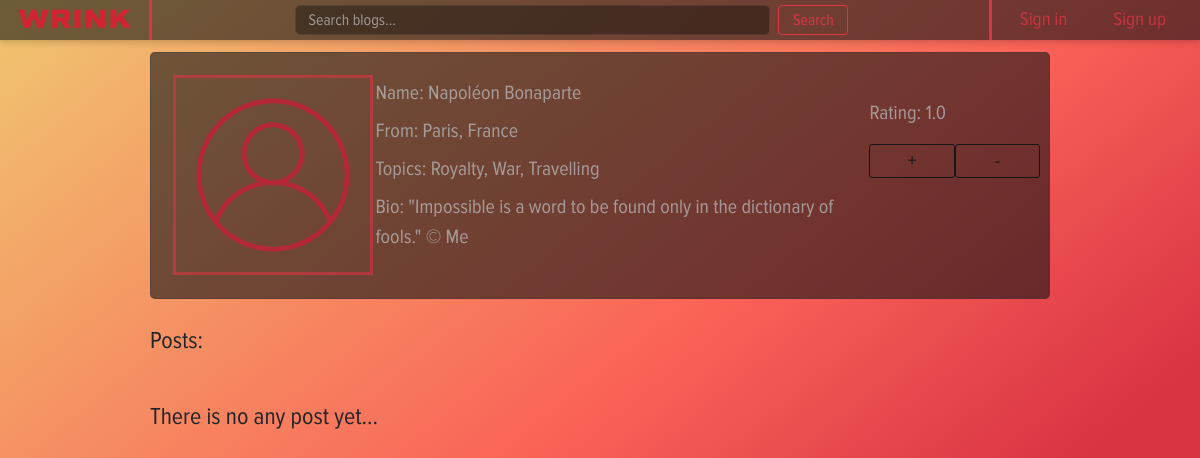
The page /profile/1 on the database as committed earlier.
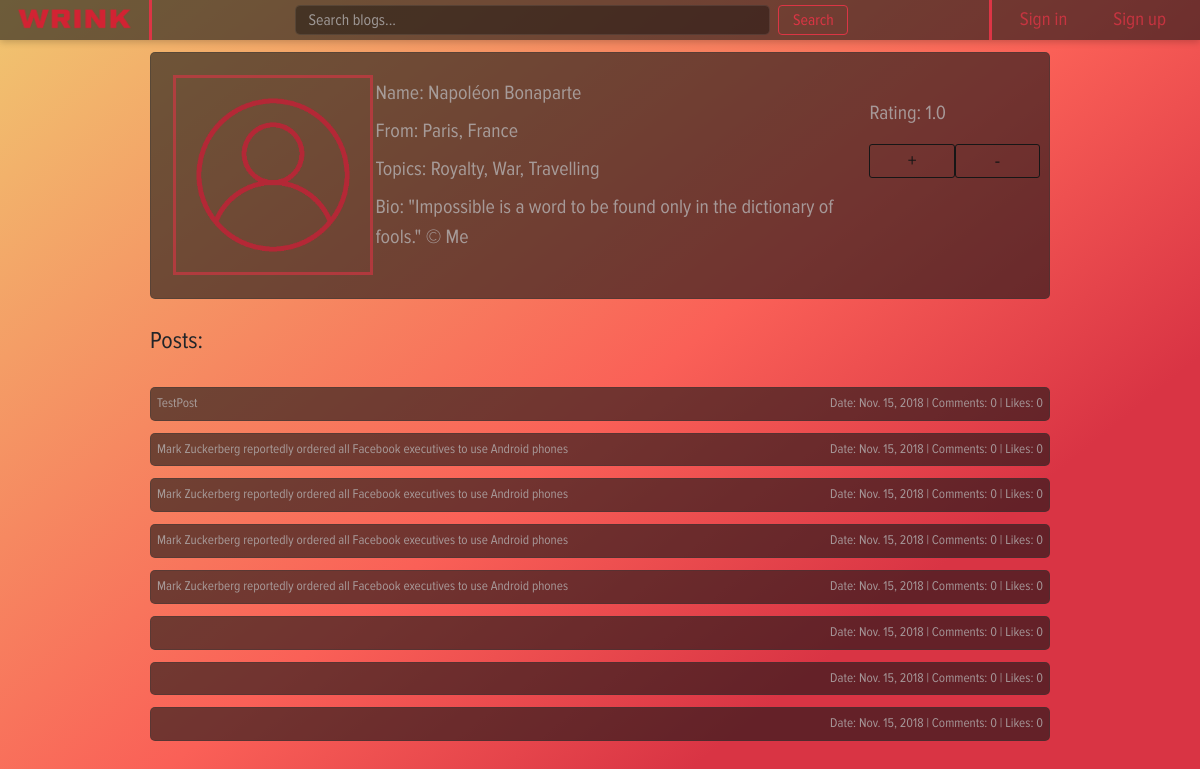
The same page on the database as committed later.
### user_profile/models.py (models this page shows, shortened)
class Profile(models.Model):
    user = models.OneToOneField(User, on_delete=models.CASCADE)
    location = models.CharField(max_length=50, blank=True)
    topics = models.CharField(max_length=50, blank=True)
    bio = models.CharField(max_length=300, blank=True)
    voters = models.ManyToManyField('self')
    likes = models.IntegerField(default=0, blank=True)

### post/models.py (models this page shows)
class Post(models.Model):
    title = models.CharField(max_length=100, blank=True)
    body = FroalaField(theme='dark')
    date = models.DateField(blank=True)
    author = models.ForeignKey(User, on_delete=models.CASCADE)
    voters = models.ManyToManyField(Profile)
    likes = models.IntegerField(default=0, blank=True)
    def get_absolute_url(self):
        return reverse_lazy('post_page', kwargs={'post_id': self.id})

### user_profile/views.py (the view, shortened to what this page needs)
# urls.py: re_path(r'^(?P<profile_id>\d+)$', views.profile_page, name='profile_page'),
def profile_page(request, profile_id):
    context = authenticated(request)
    if request.method == 'POST' and 'save' in request.POST:
        user_profile = request.user
        user_form = UserForm(request.POST, instance=request.user)
        profile_form = ProfileForm(request.POST, instance=request.user.profile)
        if user_form.is_valid() and profile_form.is_valid():
            user_form.save()
            profile_form.save()
            messages.success(request, 'Your profile was successfully updated!')
        else:
            messages.error(request, 'Please correct the error below.')
    else:
        try:
            profile = Profile.objects.get(pk=profile_id)
            user_profile = profile.user
            context['posts'] = Post.objects.filter(author=user_profile)
        except ObjectDoesNotExist:
            return render(request, 'home/home_page.html', context)
    context['user_profile'] = user_profile
    context['rating'] = count_rating(user_profile)
    return render(request, 'profile/profile_page.html', context)

### home/views.py (called while the page is built)
def check_authentication(request):
    context = dict()
    context['authenticated'] = request.user.is_authenticated
    if context['authenticated']:
        context['user'] = request.user
    return context

### user_profile/views.py (called while the page is built)
def count_rating(user):
    try:
        rating = user.profile.likes / user.profile.voters.count()
    except ZeroDivisionError:
        rating = 1.0
    return rating

### user_profile/templates/profile/profile_page.html (shortened to what this page needs)
{% extends "wrapper.html" %}
{% block style %}
    <link rel="stylesheet" href="/static/css/profile_style.css">
{% endblock %}
{% block content %}
    <div class="row">
        <div class="column" style="width: 25%;">
            <img src="/static/images/account.png" id="photo" alt="photo">
        </div>
        <div class="column">
            <div style="margin-top: 5%;">
                <label class="label">Name: {{ user_profile.first_name }}</label>
            </div>
            <div>
                <label class="label">From: {{ user_profile.profile.location }}</label>
            </div>
            <div>
                <label class="label">Topics: {{ user_profile.profile.topics }}</label>
            </div>
            <div>
                <label class="label">Bio: {{ user_profile.profile.bio }}</label>
            </div>
        </div>
        <div class="column" style="width: 20%;">
            <div style="margin-top: 25%;">
                <label class="label">Rating: {{ rating }}</label>
                <div style="margin-right: 5%;">
                    <form action="" method="post">{% csrf_token %}
                        <button type="submit" class="postButton" name="plus">+</button>
                    </form>
                    <form action="" method="post">{% csrf_token %}
                        <button type="submit" class="minusButton" name="minus">-</button>
                    </form>
                </div>
            </div>
        </div>
    </div>
    <div class="row" id="breaker">
        <p>
            Posts:
        </p>
    </div>
    {% if posts %}
        {% for post in posts %}
            <div class="row" id="postLine">
                <a href="{{ post.get_absolute_url }}" id="post">{{ post.title }}</a>
                <span class="info">
                    <span class="infoElement">Date: {{ post.date }}</span> |
                    <span class="infoElement">Comments: {{ post.likes }}</span> |
                    <span class="infoElement">Likes: {{ post.likes }}</span>
                </span>
            </div>
        {% endfor %}
    {% else %}
        <div class="row" id="breaker">
            <p>
                There is no any post yet...
            </p>
        </div>
    {% endif %}
{% endblock %}

### templates/wrapper.html (shortened to what this page needs)
<!DOCTYPE html>
<html>
<head>
  <link rel="stylesheet" href="/static/css/bootstrap.min.css" type="text/css">
  <link rel="stylesheet" href="/static/css/base_style.css">
    {% block style %} {% endblock %}
</head>
<body>
  <nav class="navbar navbar-expand-lg sticky-top">
    <a href="/" class="navbar-brand">
      <img src="/static/images/label.png" width="120" height="50" alt="logo">
    </a>
    <div class="collapse navbar-collapse" id="navbarToggler">
      <div class="vl"></div>
      <form class="form-inline my-2 my-lg-0">
        <input type="text" class="form-control mr-lg-2 input-lg" id="menuInput" placeholder="Search blogs..." aria-label="Search">
        <button class="btn btn-outline-danger my-2 my-sm-0" style="width:70px; height: 30px; padding: 0em;">Search</button>
      </form>
      <div class="vl"></div>
      <div class="text-right">
        <ul class="navbar-nav mr-auto float-right">
            {% if authenticated %}
                <li class="nav-item">
                    <a href="{{ user.profile.get_absolute_url }}" class="nav-link">
                        <img src="/static/images/account.png" width="27" height="27" alt="account">
                        {{user.username}}
                    </a>
                </li>
                <li class="nav-item">
                     <a href="/write" class="nav-link">Write</a>
                </li>
                <li class="nav-item">
                    <a href="/settings" class="nav-link">Settings</a>
                </li>
                <li class="nav-item">
                    <a href="/sign-out" class="nav-link">Sign out</a>
                </li>
            {% else %}
                <li class="nav-item">
                    <a href="/sign-in" class="nav-link">Sign in</a>
                </li>
                <li class="nav-item">
                    <a href="/sign-up" class="nav-link">Sign up</a>
                </li>
            {% endif %}
        </ul>
      </div>
    </div>
  </nav>
  {% block content %}
  {% endblock %}
</body>
</html>

### home/static/css/base_style.css (style rules this page uses)
body { background: linear-gradient(141deg, #f0c670 0%, #fa6057 51%, #d93444 75%) fixed; font-family: proximanova; font-size: 19px; }
.vl { border-left: 3px solid #dc3545; height: 40px; top: 0; margin-left: -3px; }
.navbar { height: 40px; box-shadow: 0 2px 7px 0 rgba(0, 0, 0, 0.2); background-color: rgba(22, 22, 22, 0.6); }
.navbar-nav > li { padding-left:20px; padding-right:10px; }
.nav-link { color: rgba(220, 53, 69, 0.8); }
#menuInput { width: 475px; height: 30px; background-color: rgba(10, 10,10, 0.4); border: 1px solid rgba(55, 55, 55, 0.4); color: rgba(222, 220, 221, 0.8); border-radius: 5px; }
#menuInput::placeholder { color: rgba(180, 178, 179, 0.8); }

### user_profile/static/css/profile_style.css (style rules this page uses)
input.form-control, button.postButton { margin: auto; vertical-align: middle; }
#photo { width: 200px; height: 200px; margin: 10%; border: 3px solid rgba(220, 53, 69, 0.6); }
.row { width: 75%; display: table; table-layout: fixed; margin: 1% auto auto auto; background-color: rgba(22, 22, 22, 0.6); border: 1px solid rgba(55, 55, 55, 0.4); border-radius: 5px; position: relative; }
.column { overflow: auto; display: table-cell; vertical-align: top; color: rgba(180, 178, 179, 0.8); font-size: 20px; }
label.uploadButton, button.postButton, button.minusButton { height: 50%; width: 50%; margin-top: 5%; border-radius: 3px; background-color: Transparent; color: #161616;; border: 1px solid #161616; float: left; }
label.uploadButton, button.postButton, button.minusButton { transition-duration: 0.4s; }
.info { right: 0; }
#postLine { display: flex; flex-direction: row; justify-content: space-between; padding: 0.5%; font-size: 1.1vw; color: rgba(180, 178, 179, 0.8); }
#post { color: rgba(180, 178, 179, 0.8); }
.infoElement { align-self: auto; margin: auto; }
#breaker { font-size: 2vw; background-color: Transparent; border: 0; margin: 2% auto 0 auto; }

Rows that differ between the two databases and show on the page:
added Post: title "TestPost", date "Nov. 15, 2018", likes "0"
added Post: title "Mark Zuckerberg reportedly ordered all Facebook executives to use Android phones", date "Nov. 15, 2018", likes "0"
added Post: title "Mark Zuckerberg reportedly ordered all Facebook executives to use Android phones", date "Nov. 15, 2018", likes "0"
added Post: title "Mark Zuckerberg reportedly ordered all Facebook executives to use Android phones", date "Nov. 15, 2018", likes "0"
added Post: title "Mark Zuckerberg reportedly ordered all Facebook executives to use Android phones", date "Nov. 15, 2018", likes "0"
added Post: date "Nov. 15, 2018", likes "0"
added Post: date "Nov. 15, 2018", likes "0"
added Post: date "Nov. 15, 2018", likes "0"
Other text that changed with them:
text no longer shown: "There is no any post yet..."
